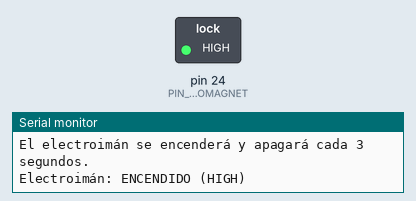
Recording of a sketch running on a simulated Arduino Mega 2560, built with avr-gcc and run on an emulated ATmega2560. On the bench: switched loads named in the sketch (green lamp = pin HIGH), the last lines printed to the serial monitor.

Above: at 1.5 s.
At 4.5 s:
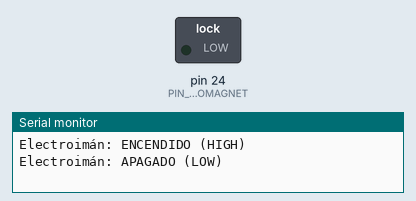
Timing chart, 0 to 7.8 s (numbered marks = the images above):
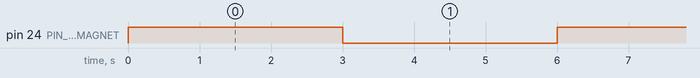

The sketch:

electromagnet.ino
```cpp
/*
 * SKETCH DE PRUEBA MÍNIMA PARA ELECTROIMÁN
 *
 * Conecta tu electroimán (o el módulo que lo controla) al pin 24.
 * Este código lo encenderá por 3 segundos y lo apagará por 3 segundos,
 * en un bucle infinito.
 *
 * Abre el Monitor Serial a 115200 baudios para ver los mensajes.
 */

// Define el pin del electroimán (basado en tu código principal)
const int PIN_ELECTROMAGNET = 24;

void setup()
{
    // 1. Iniciar el Monitor Serial
    Serial.begin(115200);
    while (!Serial)
    {
        ; // Esperar a que el puerto serial se conecte
    }

    // 2. Configurar el pin como SALIDA
    pinMode(PIN_ELECTROMAGNET, OUTPUT);

    // 3. Asegurarse de que empiece apagado
    digitalWrite(PIN_ELECTROMAGNET, LOW);

    Serial.println("--- Prueba de Electroimán Iniciada ---");
    Serial.println("El electroimán se encenderá y apagará cada 3 segundos.");
}

void loop()
{
    // Encender el electroimán
    Serial.println("Electroimán: ENCENDIDO (HIGH)");
    digitalWrite(PIN_ELECTROMAGNET, HIGH);
    delay(3000); // Esperar 3 segundos

    // Apagar el electroimán
    Serial.println("Electroimán: APAGADO (LOW)");
    digitalWrite(PIN_ELECTROMAGNET, LOW);
    delay(3000); // Esperar 3 segundos
}
```

Measured:
- by itself, pin 24 (PIN_ELECTROMAGNET): alternates HIGH for 3.0 s and LOW for 3.0 s
